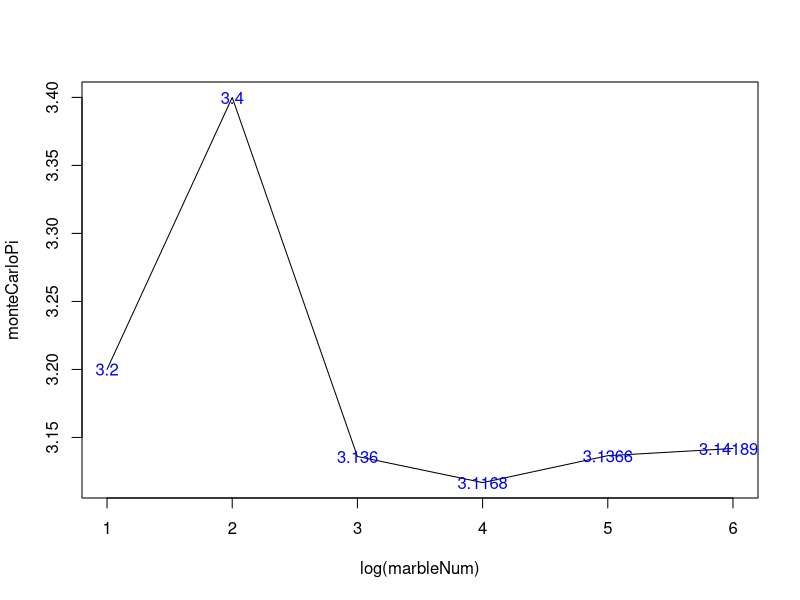

R code for this plot:
# Value of Pi using Monte Carlo
# Throwing marbles in square of side 1, count how many fall inside a circle inscribed in it

# We throw 10, 100, ..., 10^logRange marbles respectively in each round
logRange <- 6

# Array to store the values of pi we get for different number of marbles thrown
monteCarloPi <- c()

distanceFromOrigin <-  function(x, y) {
  sqrt(x^2 + y^2)
}

# Throw marbles 10, 100, ..., 10^logRange times each
for (powerNum in 1:logRange){

  # No. of marbles 
  marbleNum <- 10^powerNum
  inCircle <- 0
  
  # Throw marbles in the square
  randomPoints <-  array(runif(marbleNum*2), dim = c(marbleNum, 2))
  
  # Count no. of marbles in the circle
  for (i in 1:nrow(randomPoints)){
    if (distanceFromOrigin(randomPoints[i, 1], randomPoints[i, 2]) < 1){
      inCircle <- inCircle + 1
    }
  
  }
  
  # Calculate the value of pi and append it to the array 
  monteCarloPi <- append(monteCarloPi, (inCircle*4)/marbleNum)

}

plot(1:logRange, monteCarloPi, type = 'l', xlab = 'log(marbleNum)')
text(1:logRange, monteCarloPi, monteCarloPi, col = 'blue')
